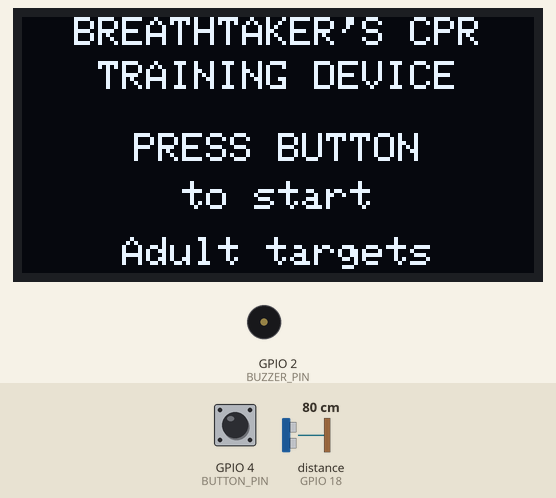
Recording of a sketch running on a simulated ESP32. On the bench: 128×64 one-colour display, buzzer (waves = sounding, pin HIGH). Wiring (inferred from the names in the program): ultrasonic range finder: trigger GPIO 5; echo GPIO 18. The inputs (shaded band) are chosen by the test bench; at power-on: GPIO 4 (BUTTON_PIN) HIGH, distance to the obstacle (sensor on GPIO 18) 80 cm. The echo pulse lasts 58.3 µs per cm; pins used as bus, display or sensor lines are not drawn; what the sketch prints to the serial monitor is not drawn.

Above: at 1.2 s.
1.3 s: GPIO 4 (BUTTON_PIN) pulled LOW for 0.15 s
At 1.8 s:
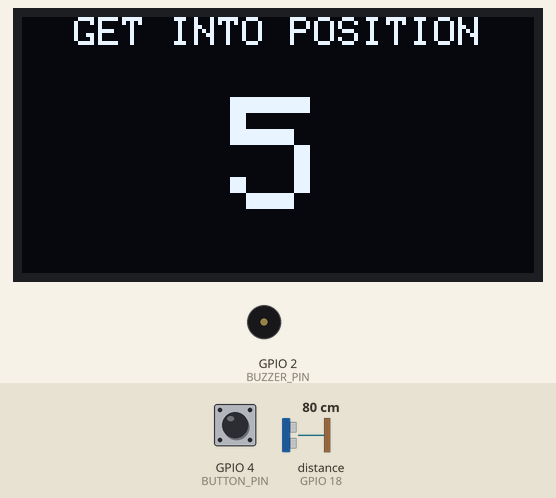
7.4 s: GPIO 4 (BUTTON_PIN) pulled LOW for 1 s
At 8.0 s:
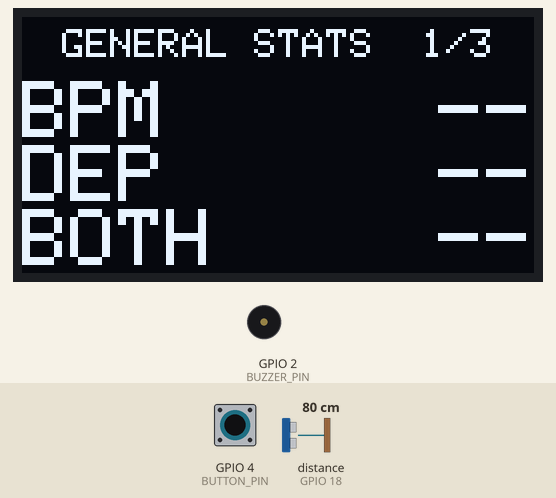
9.9 s: GPIO 4 (BUTTON_PIN) pulled LOW for 0.15 s
At 11.9 s:
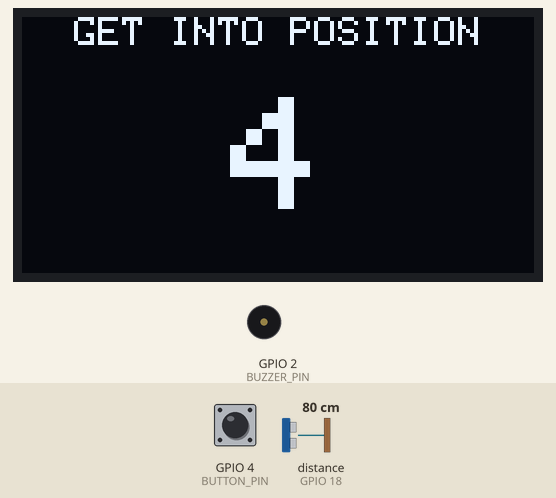
Timing chart, 0 to 17.5 s (numbered marks = the images above; inputs shaded):
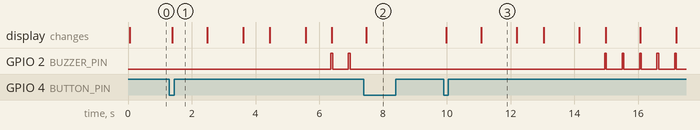

The sketch:

CPRTrainer.ino
```cpp
// Integrated ESP32 prototype. Detector is unchanged from StrokeTest.
// Hardware: Config.h / Hardware.cpp; state and stats: Session.h; UI: Display.cpp.
#include "Hardware.h"
#include "Display.h"

Session session;
DistanceSample latestSample;
uint32_t lastDisplayMs = 0;

void setup() {
  beginHardware();
  if (!beginDisplay()) Serial.println(F("# OLED unavailable; check SDA21/SCL22, power and address."));
  Serial.println(F("# CPRTrainer: button starts countdown, ends session, then restarts."));
  Serial.println(F("timestamp_ms,gap_mm,in_range,event,down_mm,up_mm,bpm,hz,count"));
  renderDisplay(session, false, millis());
}

void loop() {
  const Screen previous = session.screen;
  const uint32_t now = millis();
  if (buttonPressed()) session.press(now);
  session.tick(now);
  if (session.screen != previous) {
    setMetronome(session.screen == Screen::Running);
    Serial.print(F("# State: "));
    Serial.println(session.screen == Screen::Countdown ? "countdown" :
                   session.screen == Screen::Running ? "running" : "results");
  }

  // Keep raw capture available in every state; only Running feeds the detector.
  const bool sampled = readDistance(latestSample);
  if (sampled) {
    const StrokeResult event = session.sample(latestSample.timestampMs, latestSample.gapMm, latestSample.valid);
    logSample(latestSample, event, session);
  }
  // Refresh just after a measurement to leave time before the next trigger.
  if (session.screen != previous ||
      (sampled && uint32_t(millis() - lastDisplayMs) >= DISPLAY_INTERVAL_MS)) {
    renderDisplay(session, latestSample.valid, millis());
    lastDisplayMs = millis();
  }
  delay(1);
}
```

Display.cpp
```cpp
#include "Display.h"
#include <Wire.h>
#include <Adafruit_GFX.h>
#include <Adafruit_SSD1306.h>

namespace {
// Full buffer fits easily in ESP32 RAM; reuse the already installed display library.
Adafruit_SSD1306 oled(128, 64, &Wire, OLED_RESET, 400000UL, 100000UL);
bool ready = false;

void center(const char *text, int y, uint8_t size = 1) {
  oled.setTextSize(size);
  oled.setCursor((128 - int(strlen(text)) * 6 * size) / 2, y);
  oled.print(text);
  oled.setTextSize(1);
}

// Classic font at size 2: each character occupies 12 x 16 pixels.
void valueAt(int x, int y, const char *text, uint8_t size = 2) {
  oled.setTextSize(size);
  oled.setCursor(x, y);
  oled.print(text);
  oled.setTextSize(1);
}

void formatPercent(char *text, size_t capacity, uint32_t n, uint32_t total) {
  if (!total) snprintf(text, capacity, "--");
  else snprintf(text, capacity, "%lu%%", static_cast<unsigned long>(uint64_t(n) * 100 / total));
}

// Thin bars: filled high zone in the physical yellow band, outlined target
// zone, filled low zone in blue. OLED colors are fixed by the panel, not code.
void bar(int x, float value, float lo, float hi, float minimum, float maximum, bool available) {
  const int width = 8, height = 39;
  const int bandTop = OLED_YELLOW_ROWS, bandBottom = 28;
  static_assert(OLED_YELLOW_ROWS >= 8 && OLED_YELLOW_ROWS <= 20,
                "Yellow band must leave room for the target zone.");
  oled.fillRect(x, 0, width, bandTop, SSD1306_WHITE);
  oled.drawRect(x, bandTop, width, bandBottom - bandTop, SSD1306_WHITE);
  oled.fillRect(x, bandBottom, width, height - bandBottom, SSD1306_WHITE);
  if (!available) return;
  int y;
  if (value > hi) {
    const float fraction = constrain((value - hi) / (maximum - hi), 0.0f, 1.0f);
    y = bandTop - 5 - int(roundf(fraction * (bandTop - 9)));
  } else if (value < lo) {
    const float fraction = constrain((lo - value) / (lo - minimum), 0.0f, 1.0f);
    y = bandBottom + 3 + int(roundf(fraction * (height - bandBottom - 7)));
  } else {
    y = bandBottom - 2 - int(roundf((value - lo) / (hi - lo) * (bandBottom - bandTop - 3)));
  }
  // Long outlined arrow: 23 pixels from tip to tail, with a 3-pixel shaft.
  const int tip = x + width + 2, neck = tip + 8, tail = tip + 22;
  oled.drawLine(tip, y, neck, y - 3, SSD1306_WHITE);
  oled.drawLine(tip, y, neck, y + 3, SSD1306_WHITE);
  oled.drawFastVLine(neck, y - 3, 3, SSD1306_WHITE);
  oled.drawFastVLine(neck, y + 1, 3, SSD1306_WHITE);
  oled.drawFastHLine(neck, y - 1, tail - neck + 1, SSD1306_WHITE);
  oled.drawFastHLine(neck, y + 1, tail - neck + 1, SSD1306_WHITE);
  oled.drawFastVLine(tail, y - 1, 3, SSD1306_WHITE);
}

void live(const Session &s, bool target, uint32_t now) {
  const auto &d = s.detector;
  const bool available = target && !d.unsupportedMotion && !d.stale(now);
  const bool rateAvailable = available && d.bpm > 0;
  bar(2, d.downMm, DEPTH_LOW_MM, DEPTH_HIGH_MM, 0, 120, available);
  bar(46, d.bpm, RATE_LOW_BPM, RATE_HIGH_BPM, 30, 215, rateAvailable);
  oled.setCursor(0, 40); oled.print(F("DEP mm"));
  oled.setCursor(44, 40); oled.print(F("BPM"));
  char text[16];
  if (available) snprintf(text, sizeof(text), "%.0f", d.downMm);
  else snprintf(text, sizeof(text), "--");
  valueAt(0, 48, text);
  if (rateAvailable) snprintf(text, sizeof(text), "%.0f", d.bpm);
  else snprintf(text, sizeof(text), "--");
  valueAt(44, 48, text);

  // Static future-feature icon, explicitly not a measured correction.
  oled.setCursor(92, 0); oled.print(F("FUTURE"));
  oled.setCursor(98, 9); oled.print(F("LEAN"));
  oled.drawFastHLine(103, 26, 13, SSD1306_WHITE);
  oled.drawFastVLine(109, 20, 13, SSD1306_WHITE);
  oled.fillTriangle(109, 20, 107, 22, 111, 22, SSD1306_WHITE);
  oled.fillTriangle(109, 32, 107, 30, 111, 30, SSD1306_WHITE);
  oled.fillTriangle(103, 26, 105, 24, 105, 28, SSD1306_WHITE);
  oled.fillTriangle(115, 26, 113, 24, 113, 28, SSD1306_WHITE);
  oled.setCursor(92, 40); oled.print(F("TIME s"));
  const uint32_t seconds = s.elapsed(now) / 1000UL;
  snprintf(text, sizeof(text), "%lu", static_cast<unsigned long>(seconds));
  valueAt(92, 48, text, seconds <= 999 ? 2 : 1);
}

// Three large rows occupy the blue band; titles occupy the yellow band.
void statRow(const char *label, const char *value, int y) {
  valueAt(0, y, label);
  valueAt(128 - int(strlen(value)) * 12, y, value);
}

void summary(const Session &s) {
  center("GENERAL STATS  1/3", 3);
  char text[12];
  formatPercent(text, sizeof(text), s.stats.rate.inRange(), s.stats.rate.count);
  statRow("BPM", text, 16);
  formatPercent(text, sizeof(text), s.stats.depth.inRange(), s.stats.depth.count);
  statRow("DEP", text, 32);
  formatPercent(text, sizeof(text), s.stats.bothInRange, s.stats.pairedCount);
  statRow("BOTH", text, 48);
}

void metricPage(const MetricStats &m, bool depth) {
  center(depth ? "DEPTH mm 50-60  3/3" : "BPM 100-120  2/3", 3);
  char text[12];
  if (m.count) snprintf(text, sizeof(text), "%.1f", m.mean);
  else snprintf(text, sizeof(text), "--");
  statRow("AVG", text, 16);
  formatPercent(text, sizeof(text), m.low, m.count);
  statRow("LOW", text, 32);
  formatPercent(text, sizeof(text), m.high, m.count);
  statRow("HIGH", text, 48);
}

}

bool beginDisplay() {
  if (!Wire.begin(OLED_SDA_PIN, OLED_SCL_PIN, 100000UL)) return false;
  Wire.setTimeOut(25);
  const uint8_t addresses[] = {OLED_ADDR, OLED_ALT_ADDR};
  for (uint8_t address : addresses) {
    Wire.beginTransmission(address);
    if (Wire.endTransmission() == 0) {
      ready = oled.begin(SSD1306_SWITCHCAPVCC, address, true, false);
      break;
    }
  }
  if (ready) oled.setTextWrap(false);
  return ready;
}

void renderDisplay(const Session &s, bool target, uint32_t now) {
  if (!ready) return;
  oled.clearDisplay(); oled.setTextColor(SSD1306_WHITE); oled.setTextSize(1);
  switch (s.screen) {
    case Screen::Start:
      center("BREATHTAKER'S CPR", 0);
      center("TRAINING DEVICE", 11);
      center("PRESS BUTTON", 29);
      center("to start", 41);
      center("Adult targets", 55);
      break;
    case Screen::Countdown: {
      center("GET INTO POSITION", 0);
      const uint32_t elapsed = now - s.phaseStartMs;
      const uint32_t left = elapsed >= COUNTDOWN_MS ? 0 : (COUNTDOWN_MS - elapsed + 999) / 1000;
      char text[8]; snprintf(text, sizeof(text), "%lu", static_cast<unsigned long>(left));
      center(text, 20, 4);
      break;
    }
    case Screen::Running: live(s, target, now); break;
    case Screen::Results:
      switch (((now - s.phaseStartMs) / RESULTS_PAGE_MS) % 3) {
        case 0: summary(s); break;
        case 1: metricPage(s.stats.rate, false); break;
        case 2: metricPage(s.stats.depth, true); break;
      }
      break;
  }
  oled.display();
}
```

Display.h
```cpp
#pragma once
#include "Session.h"

bool beginDisplay();
void renderDisplay(const Session &session, bool targetInRange, uint32_t now);
```

Hardware.cpp
```cpp
#include "Hardware.h"
#include <esp_timer.h>

namespace {
esp_timer_handle_t buzzerTimer = nullptr;
portMUX_TYPE buzzerLock = portMUX_INITIALIZER_UNLOCKED;
bool buzzerEnabled = false, buzzerHigh = false;
int64_t beatEpochUs = 0;

// ESP timer task is independent of OLED I2C transfers and pulseIn().
// 5 ms service resolution; no catch-up burst after a delayed callback.
void buzzerTick(void *) {
  const int64_t now = esp_timer_get_time();
  portENTER_CRITICAL(&buzzerLock);
  const bool high = buzzerEnabled &&
      uint64_t(now - beatEpochUs) % (60000000ULL / METRONOME_BPM) < CHIRP_US;
  if (high != buzzerHigh) {
    buzzerHigh = high;
    digitalWrite(BUZZER_PIN, high ? HIGH : LOW);
  }
  portEXIT_CRITICAL(&buzzerLock);
}
}

void beginHardware() {
  digitalWrite(BUZZER_PIN, LOW); pinMode(BUZZER_PIN, OUTPUT);
  digitalWrite(TRIG_PIN, LOW); pinMode(TRIG_PIN, OUTPUT);
  pinMode(ECHO_PIN, INPUT);
  pinMode(BUTTON_PIN, INPUT_PULLUP);
  Serial.begin(115200);
  esp_timer_create_args_t args = {};
  args.callback = buzzerTick;
  args.name = "metronome";
  if (esp_timer_create(&args, &buzzerTimer) != ESP_OK) {
    buzzerTimer = nullptr;
    Serial.println(F("# Metronome timer creation failed."));
  } else if (esp_timer_start_periodic(buzzerTimer, 5000) != ESP_OK) {
    esp_timer_delete(buzzerTimer);
    buzzerTimer = nullptr;
    Serial.println(F("# Metronome timer start failed."));
  }
}

void setMetronome(bool enabled) {
  portENTER_CRITICAL(&buzzerLock);
  if (enabled && !buzzerEnabled) beatEpochUs = esp_timer_get_time();
  buzzerEnabled = enabled && buzzerTimer != nullptr;
  if (!buzzerEnabled) {
    buzzerHigh = false;
    digitalWrite(BUZZER_PIN, LOW);
  }
  portEXIT_CRITICAL(&buzzerLock);
}

bool buttonPressed() {
  static bool last = HIGH, stable = HIGH;
  static uint32_t changed = 0;
  const bool reading = digitalRead(BUTTON_PIN);
  const uint32_t now = millis();
  if (reading != last) { last = reading; changed = now; }
  if (uint32_t(now - changed) >= BUTTON_DEBOUNCE_MS && reading != stable) {
    stable = reading;
    return stable == LOW;
  }
  return false;
}

bool readDistance(DistanceSample &sample) {
  static uint32_t previousMs = 0;
  const uint32_t now = millis();
  if (uint32_t(now - previousMs) < SAMPLE_INTERVAL_MS) return false;
  previousMs = now;
  digitalWrite(TRIG_PIN, LOW); delayMicroseconds(2);
  sample.timestampMs = millis();
  digitalWrite(TRIG_PIN, HIGH); delayMicroseconds(10); digitalWrite(TRIG_PIN, LOW);
  sample.echoUs = pulseIn(ECHO_PIN, HIGH, ECHO_TIMEOUT_US);
  sample.gapMm = sample.echoUs / 5.8f;
  sample.valid = sample.echoUs != 0 && sample.gapMm >= MIN_GAP_MM && sample.gapMm <= MAX_GAP_MM;
  return true;
}

void logSample(const DistanceSample &sample, const StrokeResult &event, const Session &session) {
  if (!Serial) return;
  const auto &d = session.detector;
  const bool live = session.screen == Screen::Running && sample.valid &&
                    !d.unsupportedMotion && !d.stale(sample.timestampMs);
  Serial.print(sample.timestampMs); Serial.print(',');
  if (sample.echoUs) Serial.print(sample.gapMm, 1);
  Serial.print(','); Serial.print(sample.valid ? 1 : 0); Serial.print(',');
  if (event.down) Serial.print(F("down")); else if (event.up) Serial.print(F("up"));
  Serial.print(','); if (live) Serial.print(d.downMm, 1);
  Serial.print(','); if (live && d.haveUp) Serial.print(d.upMm, 1);
  Serial.print(','); if (live && d.bpm > 0) Serial.print(d.bpm, 1);
  Serial.print(','); if (live && d.bpm > 0) Serial.print(d.bpm / 60.0f, 3);
  Serial.print(','); Serial.println(d.count);
}
```

Hardware.h
```cpp
#pragma once
#include <Arduino.h>
#include "Session.h"

struct DistanceSample {
  uint32_t timestampMs = 0, echoUs = 0;
  float gapMm = 0;
  bool valid = false;
};

void beginHardware();
bool buttonPressed();
bool readDistance(DistanceSample &sample);
void setMetronome(bool enabled);
void logSample(const DistanceSample &sample, const StrokeResult &event, const Session &session);
```

Session.h
```cpp
#pragma once
#include <stdint.h>
#include <math.h>
#include "Config.h"
#include "StrokeDetector.h"

enum class Screen { Start, Countdown, Running, Results };

// One observation per completed downstroke, never per screen refresh.
// Welford's method avoids cancellation when computing variance.
struct MetricStats {
  uint32_t count = 0, low = 0, high = 0;
  float mean = 0, m2 = 0, absoluteErrorSum = 0;

  void add(float value, float lo, float hi, float reference) {
    ++count;
    const float delta = value - mean;
    mean += delta / count;
    m2 += delta * (value - mean);
    absoluteErrorSum += fabsf(value - reference);
    if (value < lo) ++low;
    else if (value > hi) ++high;
  }
  uint32_t inRange() const { return count - low - high; }
  float sd() const { return count ? sqrtf(fmaxf(0, m2 / count)) : 0; }
  float meanAbsoluteError() const { return count ? absoluteErrorSum / count : 0; }
};

struct SessionStats {
  MetricStats depth, rate;
  uint32_t pairedCount = 0, bothInRange = 0;

  void add(const StrokeResult &event) {
    if (!event.down) return;
    depth.add(event.downMm, DEPTH_LOW_MM, DEPTH_HIGH_MM, DEPTH_REFERENCE_MM);
    // These are rolling detector BPM estimates, not independent cycle rates.
    if (event.bpm <= 0) return;
    rate.add(event.bpm, RATE_LOW_BPM, RATE_HIGH_BPM, RATE_REFERENCE_BPM);
    ++pairedCount;
    if (event.downMm >= DEPTH_LOW_MM && event.downMm <= DEPTH_HIGH_MM &&
        event.bpm >= RATE_LOW_BPM && event.bpm <= RATE_HIGH_BPM) ++bothInRange;
  }
};

class Session {
 public:
  Screen screen = Screen::Start;
  uint32_t phaseStartMs = 0, sessionStartMs = 0, durationMs = 0;
  StrokeDetector detector;
  SessionStats stats;

  void press(uint32_t now) {
    if (screen == Screen::Start || screen == Screen::Results) {
      screen = Screen::Countdown;
      phaseStartMs = now;
    } else if (screen == Screen::Running) {
      durationMs = now - sessionStartMs;
      screen = Screen::Results;
      phaseStartMs = now;
    }
    // Countdown consumes presses, including a held button, without restarting.
  }

  void tick(uint32_t now) {
    if (screen == Screen::Countdown && uint32_t(now - phaseStartMs) >= COUNTDOWN_MS) {
      detector.reset();
      stats = SessionStats{};
      durationMs = 0;
      sessionStartMs = phaseStartMs = now;
      screen = Screen::Running;
    }
  }

  StrokeResult sample(uint32_t now, float gapMm, bool valid) {
    if (screen != Screen::Running) return StrokeResult{};
    const StrokeResult event = detector.add(now, gapMm, valid);
    stats.add(event);
    return event;
  }
  uint32_t elapsed(uint32_t now) const {
    return screen == Screen::Running ? now - sessionStartMs : durationMs;
  }
};
```

Config.h
```cpp
#pragma once

// GPIO numbers, not physical header positions.
#define TRIG_PIN 5
#define ECHO_PIN 18
#define BUZZER_PIN 2
#define BUTTON_PIN 4
#define OLED_SDA_PIN 21
#define OLED_SCL_PIN 22
#define OLED_RESET -1
#define OLED_ADDR 0x3C
#define OLED_ALT_ADDR 0x3D
// Physical top yellow band on the two-color 128x64 OLED.
#define OLED_YELLOW_ROWS 16
#define SAMPLE_INTERVAL_MS 70UL
#define ECHO_TIMEOUT_US 30000UL
#define DISPLAY_INTERVAL_MS 210UL
#define BUTTON_DEBOUNCE_MS 40UL
#define COUNTDOWN_MS 5000UL
#define RESULTS_PAGE_MS 10000UL
#define METRONOME_BPM 110UL
#define CHIRP_US 50000ULL

// Adult compression targets; these are separate from detector acceptance limits.
#define DEPTH_LOW_MM 50.0f
#define DEPTH_HIGH_MM 60.0f
#define DEPTH_REFERENCE_MM 55.0f
#define RATE_LOW_BPM 100.0f
#define RATE_HIGH_BPM 120.0f
#define RATE_REFERENCE_BPM 110.0f
```

Source omitted: StrokeDetector.h (4551 bytes)

Measured:
- after the input at 1.3 s, GPIO 2 (BUZZER_PIN): alternates HIGH for 0.05 s and LOW for 0.50 s, starting after 5.1 s; the display: changes after 0.09 s (image 1)
- after the input at 7.4 s, GPIO 2 (BUZZER_PIN): stops changing and stays LOW; the display: changes after 0.07 s (image 2)
- after the input at 9.9 s, GPIO 2 (BUZZER_PIN): alternates HIGH for 0.05 s and LOW for 0.49 s, starting after 5.1 s; the display: first changes after 0.08 s (image 3 shows a later state)
- what the display in image 3 shows lasts 1.1 s, from 11.1 s to 12.2 s
